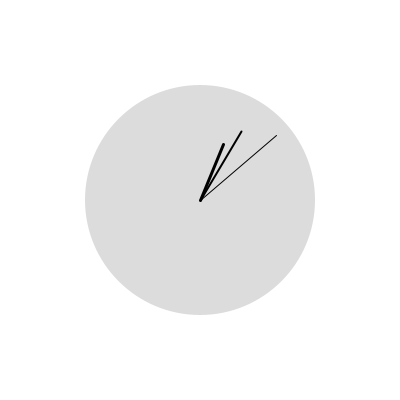
Frame 1 (no input)
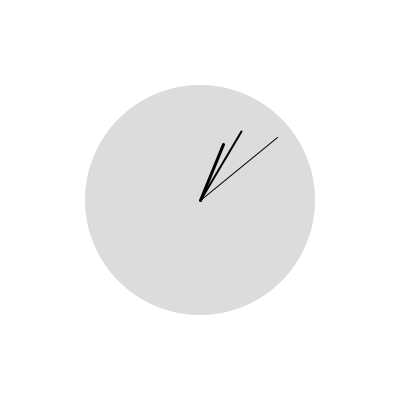
Frame 60 (the mouse pressed at the canvas centre just before this capture)
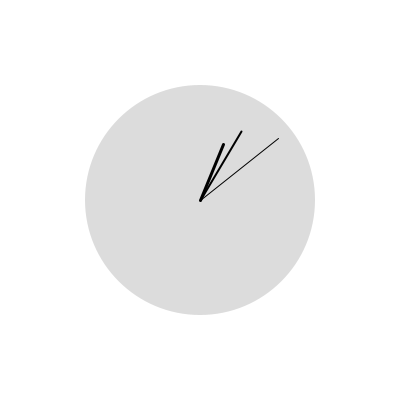
Frame 120 (the mouse held since frame 60 and released just before this capture)

The Processing sketch that drew these frames (run headless with seeded random() and noise(); from frame 60 on, the mouse is pressed at the canvas centre):

// Processing sketch: midterm_06_design_errors
// ── midterm_06_design_errors.pde
// QUESTION 6 -
// map() the values properly so that the clock hands are displayed at the correct angle

int seconds;
int minutes;
int hours;

void setup() {
  size(400,400);
}

void draw() {
  background(255);
  
  fill(220);
  noStroke();
  ellipse(width/2, height/2, 230, 230);
  
  // these are the values that need mapping
  seconds = second();
  minutes = minute();
  hours = hour();
   
  stroke(0);
  pushMatrix();
  translate(width/2, height/2);
  rotate(radians(seconds));
  strokeWeight(1);
  line(0, 0, 0, -100);
  popMatrix();
  
  pushMatrix();
  translate(width/2, height/2);
  rotate(radians(minutes));
  strokeWeight(2);
  line(0, 0, 0, -80);
  popMatrix();
  
  pushMatrix();
  translate(width/2, height/2);
  rotate(radians(hours));
  strokeWeight(3);
  line(0, 0, 0, -60);
  popMatrix();
}
